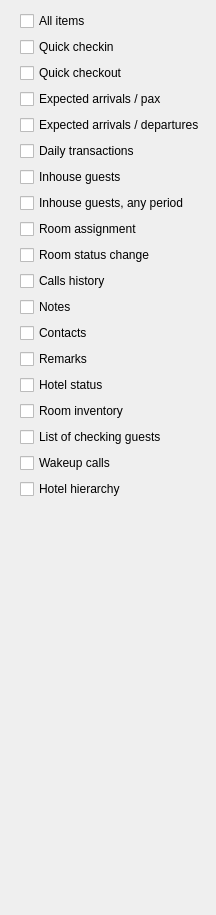
     <widget class="QWidget" name="tabReception">
      <attribute name="title">
       <string>Reception</string>
      </attribute>
      <layout class="QVBoxLayout" name="verticalLayout_9">
       <property name="leftMargin">
        <number>20</number>
       </property>
       <item>
        <widget class="EQCheckBox" name="chReceptionMenu">
         <property name="text">
          <string>All items</string>
         </property>
         <property name="Tag" stdset="0">
          <number>28</number>
         </property>
        </widget>
       </item>
       <item>
        <widget class="EQCheckBox" name="chQuickReservations">
         <property name="text">
          <string>Quick checkin </string>
         </property>
         <property name="Tag" stdset="0">
          <number>132</number>
         </property>
        </widget>
       </item>
       <item>
        <widget class="EQCheckBox" name="chQuickCheckout">
         <property name="text">
          <string>Quick checkout</string>
         </property>
         <property name="Tag" stdset="0">
          <number>133</number>
         </property>
        </widget>
       </item>
       <item>
        <widget class="EQCheckBox" name="chExpectedArrivalsPax">
         <property name="text">
          <string>Expected arrivals / pax</string>
         </property>
         <property name="Tag" stdset="0">
          <number>118</number>
         </property>
        </widget>
       </item>
       <item>
        <widget class="EQCheckBox" name="chExpectedArrivalsPax_2">
         <property name="text">
          <string>Expected arrivals / departures</string>
         </property>
         <property name="Tag" stdset="0">
          <number>119</number>
         </property>
        </widget>
       </item>
       <item>
        <widget class="EQCheckBox" name="chDailyTransactions">
         <property name="text">
          <string>Daily transactions</string>
         </property>
         <property name="Tag" stdset="0">
          <number>124</number>
         </property>
        </widget>
       </item>
       <item>
        <widget class="EQCheckBox" name="chInhouseGuest">
         <property name="text">
          <string>Inhouse guests</string>
         </property>
         <property name="Tag" stdset="0">
          <number>120</number>
         </property>
        </widget>
       </item>
       <item>
        <widget class="EQCheckBox" name="chInhouseGuestAnyTime">
         <property name="text">
          <string>Inhouse guests, any period</string>
         </property>
         <property name="Tag" stdset="0">
          <number>115</number>
         </property>
        </widget>
       </item>
       <item>
        <widget class="EQCheckBox" name="chRoomAssignmen">
         <property name="text">
          <string>Room assignment</string>
         </property>
         <property name="Tag" stdset="0">
          <number>117</number>
         </property>
        </widget>
       </item>
       <item>
        <widget class="EQCheckBox" name="chRoomStatusChange">
         <property name="text">
          <string>Room status change</string>
         </property>
         <property name="Tag" stdset="0">
          <number>121</number>
         </property>
        </widget>
       </item>
       <item>
        <widget class="EQCheckBox" name="chCallHistory">
         <property name="text">
          <string>Calls history</string>
         </property>
         <property name="Tag" stdset="0">
          <number>47</number>
         </property>
        </widget>
       </item>
       <item>
        <widget class="EQCheckBox" name="chNotes">
         <property name="text">
          <string>Notes</string>
         </property>
         <property name="Tag" stdset="0">
          <number>48</number>
         </property>
        </widget>
       </item>
       <item>
        <widget class="EQCheckBox" name="chContacts">
         <property name="text">
          <string>Contacts</string>
         </property>
         <property name="Tag" stdset="0">
          <number>12</number>
         </property>
        </widget>
       </item>
       <item>
        <widget class="EQCheckBox" name="chRemarks">
         <property name="text">
          <string>Remarks</string>
         </property>
         <property name="Tag" stdset="0">
          <number>72</number>
         </property>
        </widget>
       </item>
       <item>
        <widget class="EQCheckBox" name="chHotelStatus">
         <property name="text">
          <string>Hotel status</string>
         </property>
         <property name="Tag" stdset="0">
          <number>74</number>
         </property>
        </widget>
       </item>
       <item>
        <widget class="EQCheckBox" name="chRecetpionRoomInventory">
         <property name="text">
          <string>Room inventory</string>
         </property>
         <property name="Tag" stdset="0">
          <number>84</number>
         </property>
        </widget>
       </item>
       <item>
        <widget class="EQCheckBox" name="chListOfCheckingGuest">
         <property name="text">
          <string>List of checking guests</string>
         </property>
         <property name="Tag" stdset="0">
          <number>98</number>
         </property>
        </widget>
       </item>
       <item>
        <widget class="EQCheckBox" name="chWakeupCalls">
         <property name="text">
          <string>Wakeup calls</string>
         </property>
         <property name="Tag" stdset="0">
          <number>122</number>
         </property>
        </widget>
       </item>
       <item>
        <widget class="EQCheckBox" name="chHotelHierarchy">
         <property name="text">
          <string>Hotel hierarchy</string>
         </property>
         <property name="Tag" stdset="0">
          <number>123</number>
         </property>
        </widget>
       </item>
       <item>
        <spacer name="verticalSpacer_2">
         <property name="orientation">
          <enum>Qt::Vertical</enum>
         </property>
         <property name="sizeHint" stdset="0">
          <size>
           <width>20</width>
           <height>405</height>
          </size>
         </property>
        </spacer>
       </item>
      </layout>
     </widget>
